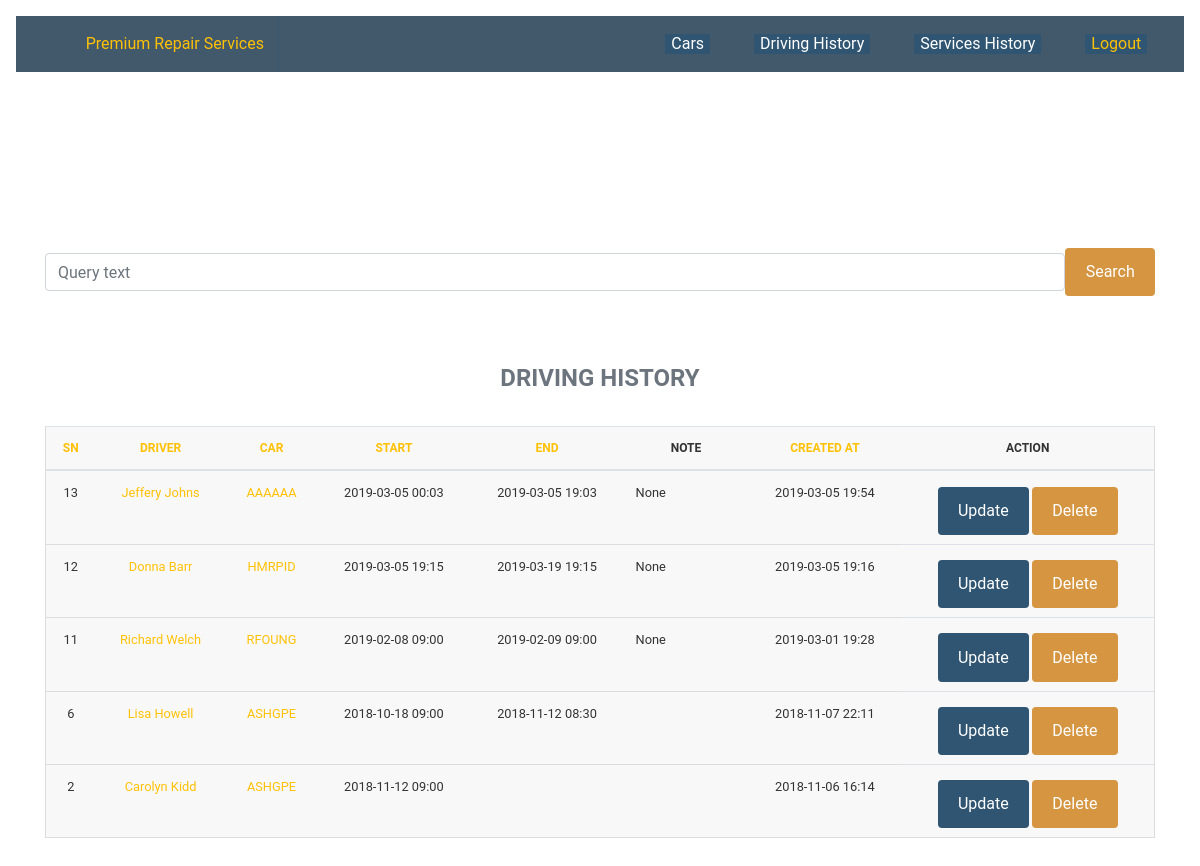
Page /cars/driving-records-list/?order_by=-pk (signed in) on the committed database.
### cars/models.py (models this page shows, shortened)
class DrivingRecord(models.Model):
    driver      = models.ForeignKey(Driver, on_delete=models.CASCADE,related_name='driving_records')
    car         = models.ForeignKey(Car, on_delete=models.CASCADE, related_name='working_records')
    start_date  = models.DateTimeField()
    end_date    = models.DateTimeField(null=True, blank=True, editable=True)
    note        = models.CharField(max_length=512, blank=True, null=True, default="")
    created_at  = models.DateTimeField(auto_now=True)
    class Meta:
        ordering = ['car', '-start_date']

class Driver(models.Model):
    name         = models.CharField(max_length=128)
    mobile       = models.CharField(max_length=32, unique=True)
    license      = models.CharField(max_length=128, default=1234567890)
    email        = models.CharField(max_length=256, null=True, default=None)
    DEPT_CHOICES = (
                      ('BG', 'Brown Goods'),
                      ('WG', 'White Goods'),
                      ('BL', 'Billing Team'),
                      ('AC', 'Accountants'),
                      ('CC', 'Call Center'),
                      ('IT', 'IT Department'),
                      ('MG', 'Management'),
                      ('SP', 'Spare Parts'),
                      ('HHP', 'Mobile Phones'),
                      ('BDM', 'Business Development'),
                   )
    dept       = models.CharField(max_length=8, choices=DEPT_CHOICES, default='BG')
    class Meta:
        unique_together = ('name', 'mobile', 'dept')
        ordering = ['name']
    def __str__(self):
        return self.name

class Car(models.Model):
    def get_contract_upload_path(instance, filename):
        file_name, file_extension = os.path.splitext(filename)
        return 'contracts/{0}_{1}{2}'.format(instance.rego, instance.lease_start_date, file_extension)
    make               = models.CharField(max_length=128)
    year               = models.CharField(max_length=32, choices=YEARS, default='2016')
    model              = models.CharField(max_length=128)
    type               = models.CharField(max_length=256)
    color              = models.CharField(max_length=64, default='White')
    rego               = models.CharField(max_length=128, unique=True)
    engine_no          = models.CharField(max_length=256, unique=True)
    vin                = models.CharField(max_length=256, unique=True)
    transmission       = models.CharField(max_length=256)
    options            = models.CharField(max_length=256, blank=True)
    maintenance_status = models.CharField(max_length=256)
    lease_start_date   = models.DateField(default='2018-02-14')
    lease_term         = models.PositiveIntegerField(default=36)
    rental             = models.DecimalField(max_digits=10, decimal_places=2, default=1500)
    distance_restrict  = models.DecimalField(max_digits=10, decimal_places=2, default=210000)
    start_odometer     = models.DecimalField(max_digits=10, decimal_places=2, default=0)
    excess_kmcharge    = models.DecimalField(max_digits=10, decimal_places=2, default=0.12)
    default_interest   = models.DecimalField(max_digits=10, decimal_places=2, default=0.18)
    LESSOR_CHOICES     = ( ('S', 'Street Fleet'), ('P', 'PRS Owned'), )
    lessor             = models.CharField(max_length=8, choices=LESSOR_CHOICES, default='S')
    STATUS_CHOICES     = ( ('A', 'Active'), ('S', 'In Service'), ('I', 'In Idle'), )
    status             = models.CharField(max_length=8, choices=STATUS_CHOICES, default='A')
    rego_exp           = models.DateField(default='2019-06-30')
    insurer            = models.CharField(max_length=128, default='AAMI')
    policy_num         = models.CharField(max_length=128, default='P12345678')
    insurance_exp      = models.DateField(default='2019-06-30')
    fuel_efficiency    = models.DecimalField(max_digits=10, decimal_places=2, default=10)
    contract           = models.FileField(upload_to=get_contract_upload_path)
    file_upload_date   = models.DateField(auto_now=True)
    def __str__(self):
        return self.rego
    class Meta:
        ordering = ['rego']

### cars/views.py (the view)
# urls.py: path('driving-records-list/', ListDrivingRecord.as_view(), name='drivingrecord_list'),
class ListDrivingRecord(generic.ListView):
    paginate_by = 100
    default_ordering = '-start_date'
    template_name = 'cars/drivingrecord_list.html'
    def get_queryset(self):
        query = self.request.GET.get('search')
        order_by = self.request.GET.get('order_by', self.default_ordering)
        qs = DrivingRecord.objects.order_by(order_by)
        if query is not None:
            search_condition = Q(car__rego__icontains=query)|Q(driver__name__icontains=query)|Q(start_date__icontains=query)|Q(end_date__icontains=query)
            return qs.filter(search_condition)
        return qs
    def get_context_data(self, **kwargs):
        context = super(ListDrivingRecord, self).get_context_data(**kwargs)
        paginator = Paginator(self.get_queryset(), self.paginate_by)
        page = self.request.GET.get('page')
        try:
            drivingrecord_page = paginator.page(page)
        except PageNotAnInteger:
            drivingrecord_page = paginator.page(1)
        except EmptyPage:
            drivingrecord_page = paginator.page(paginator.num_pages)
        context['drivingrecord_list'] = drivingrecord_page
        return context

### cars/templates/cars/drivingrecord_list.html (shortened to what this page needs)
{% extends "base.html" %}
{% block content %}
<div class="container">
  {% if request.user.is_authenticated %}
    <br><br>
    <div class="form-group ">
      <form class="form-inline justify-content-center">
          <input class="form-control rounded col s12 16" type="search" name="search"
                placeholder="Query text"> </input>
          <button type="submit" class="btn btn--orange">Search</button>
      </form>
    </div>
    <br>
    {% if drivingrecord_list %}
      <table class="table">
        <caption class="table__caption"> Driving History </caption>
        <thead class="table__thead">
          <tr class="table__tr">
            <th class="table__th" scope="col"><a href="?order_by=-pk">SN</a></th>
            <th class="table__th" scope="col"><a href="?order_by=driver__name">Driver</a></th>
            <th class="table__th" scope="col"><a href="?order_by=car__rego">Car</a></th>
            <th class="table__th" scope="col"><a href="?order_by=-start_date">Start</a></th>
            <th class="table__th" scope="col"><a href="?order_by=-end_date">End</a></th>
            <th class="table__th" scope="col">Note</th>
            <th class="table__th" scope="col"><a href="?order_by=-created_at">Created at</a></th>
            <th class="table__th table__col--nowrap" scope="col">Action</th>
          </tr>
       </thead>
          {% for record in drivingrecord_list %}
              <tr class="table__tr">
                  <td class="table__td" data-label="SN"> {{ record.pk }} </td>
                  <td class="table__td" data-label="Driver"> <a href="/cars/drivers/{{ record.driver.id }}">{{ record.driver }}</a></td>
                  <td class="table__td" data-label="Car"> <a href="/cars/cars/{{ record.car.id }}">{{ record.car }}</a></td>
                  <td class="table__td" data-label="Start">{{ record.start_date|date:'Y-m-d H:i' }}</td>
                  <td class="table__td" data-label="End">{{ record.end_date|date:'Y-m-d H:i' }}</td>
                  <td class="table__td" data-label="Note"> <div class="table__td--large-cell">
                    {{ record.note }}
                  </div></td>
                  <td class="table__td" data-label="Created at">{{ record.created_at|date:'Y-m-d H:i' }}</td>
                  <td class="table__td table__col--nowrap" data-label="Action">
                    <div class="table__td__btn">
                      <a href="{% url 'cars:update_drivingrecord' record.pk %}" class="btn btn--blue"> Update </a>
                      <a href="{% url 'cars:delete_drivingrecord' record.pk %}" class="btn btn--orange"> Delete </a>
                    </div>
                  </td>
              </tr>
          {% endfor %}
      </table>
    {% else %}
      <h3>No car driving history found!!! :(</h3>
    {% endif %}
  {% else %}
    <h2> Please Login First !</h2>
  {% endif %}
</div>
{% endblock %}

### static/temp/styles.css (style rules this page uses)
html { line-height: 1.15; -webkit-text-size-adjust: 100%; }
body { margin: 0; }
a { background-color: transparent; }
button, input, optgroup, select, textarea { font-family: inherit; font-size: 100%; line-height: 1.15; margin: 0; }
button, input { overflow: visible; }
button, select { text-transform: none; }
button, [type="button"], [type="reset"], [type="submit"] { -webkit-appearance: button; }
[type="search"] { -webkit-appearance: textfield; outline-offset: -2px; }
body { font-family: 'Roboto', sans-serif; color: #333; }
* { box-sizing: border-box; }
a { color: #ffc107; }
.btn { background-color: #2f5572; color: #FFF; text-align: center; text-decoration: none; padding: 0.3rem 0.3rem 0.2rem 0.2rem; display: inline-block; }
.btn--orange { background-color: #d59541; }
@media (min-width: 800px) { .btn--orange { padding: 0.70rem 1.2rem; text-align: center; display: inline-block } }
.btn--blue { background-color: #2f5572; }
@media (min-width: 800px) { .btn--blue { padding: 0.70rem 1.2rem; text-align: center; display: inline-block } }
.table { border: 0; }
@media (min-width: 800px) { .table { border: 1px solid #ccc; border-collapse: collapse; margin: 0; padding: 0; table-layout: auto; width: 100% } }
.table__caption { font-size: 1em; margin: .5em 0 .75em 0; display: table-caption; caption-side: top; font-weight: bold; text-align: center; text-transform: uppercase; }
@media (min-width: 800px) { .table__caption { font-size: 1.5em } }
.table__thead { border: none; clip: rect(0 0 0 0); height: 1px; margin: -1px; overflow: hidden; padding: 0; position: absolute; width: 1px; }
@media (min-width: 800px) { .table__thead { display: table-header-group; vertical-align: middle; border-color:inherit; position: relative } }
.table__tr { border-bottom: 3px solid #ddd; background-color: #eee; display: block; margin-bottom: .625em; }
@media (min-width: 800px) { .table__tr { background-color: #f8f8f8; border: 1px solid #ddd; padding: .35em; display:table-row; vertical-align: inherit } }
.table__th { font-size: 0.75em; }
@media (min-width: 800px) { .table__th { padding: .625em; text-align: center; font-size: .75em; text-transform: uppercase; font-weight: bold } }
.table__col--nowrap { white-space: nowrap; }
.table__td { border-bottom: 1px solid #ddd; display: block; height: 3em; font-size: .8em; text-align: right; }
.table__td::before { content: attr(data-label); float: left; font-weight: bold; text-transform: uppercase; }
.table__td:last-child { border-bottom: 0; }
@media (min-width: 800px) { .table__td { content: ""; padding: .625em; text-align: center; display: table-cell; vertical-align: inherit } }
@media (min-width: 800px) { .table__td::before { content: ""; clear: both; display: table; } }
.table__td--large-cell { height: 2.2em; vertical-align: top; overflow: hidden; text-align: right; }
@media (min-width: 800px) { .table__td--large-cell { min-width: 6em; height: 3.5em; text-align: justify; overflow: hidden } }
.table__td__btn { position: relative; top: -0.65rem; }
@media (min-width: 800px) { .table__td__btn { top: 0.2rem } }

### rows in the picture
DrivingRecord: pk "13", driver "Jeffery Johns", car "AAAAAA", start_date "2019-03-05 00:03", end_date "2019-03-05 19:03", note "None", created_at "2019-03-05 19:54"
DrivingRecord: pk "12", driver "Donna Barr", car "HMRPID", start_date "2019-03-05 19:15", end_date "2019-03-19 19:15", note "None", created_at "2019-03-05 19:16"
DrivingRecord: pk "11", driver "Richard Welch", car "RFOUNG", start_date "2019-02-08 09:00", end_date "2019-02-09 09:00", note "None", created_at "2019-03-01 19:28"
DrivingRecord: pk "6", driver "Lisa Howell", car "ASHGPE", start_date "2018-10-18 09:00", end_date "2018-11-12 08:30", created_at "2018-11-07 22:11"
DrivingRecord: pk "2", driver "Carolyn Kidd", car "ASHGPE", start_date "2018-11-12 09:00", created_at "2018-11-06 16:14"
